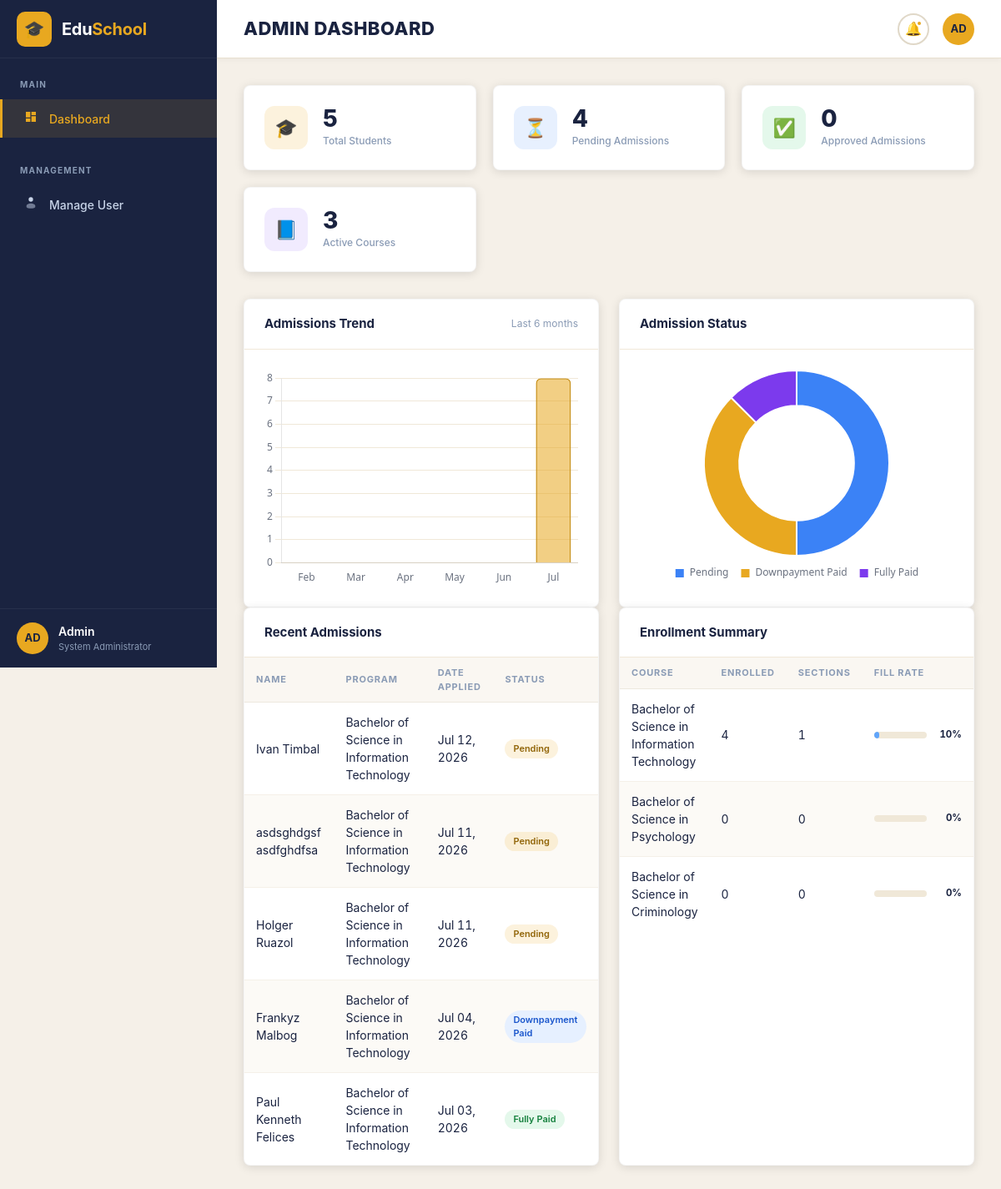
Page /SIAdrafts/Frontend/View/Admin/admin_dashboard.php (signed in) on the committed database.
### tables this page shows
CREATE TABLE `applicants` (
  `applicant_id` int NOT NULL,
  `reference_id` varchar(14) NOT NULL,
  `last_name` varchar(100) NOT NULL,
  `first_name` varchar(100) NOT NULL,
  `middle_name` varchar(100) DEFAULT NULL,
  `birth_date` date NOT NULL,
  `sex` varchar(10) NOT NULL,
  `civil_status` varchar(20) NOT NULL DEFAULT 'Single',
  `contact_number` varchar(20) DEFAULT NULL,
  `email` varchar(255) DEFAULT NULL,
  `home_address` text NOT NULL,
  `guardian_name` varchar(100) NOT NULL,
  `guardian_relationship` varchar(50) NOT NULL,
  `guardian_contact` varchar(20) NOT NULL,
  `guardian_id_type` varchar(50) DEFAULT NULL,
  `guardian_id_number` varchar(50) DEFAULT NULL,
  `id_verified_by` varchar(9) DEFAULT NULL,
  `admission_status` enum('pending_verification','verified') NOT NULL DEFAULT 'pending_verification',
  `verified_at` timestamp NULL DEFAULT NULL,
  `program` varchar(50) NOT NULL DEFAULT 'BSIT',
  `course_id` int DEFAULT NULL,
  `year_level` tinyint NOT NULL DEFAULT '1',
  `start_term` varchar(20) NOT NULL,
  `applicant_type` varchar(30) DEFAULT NULL,
  `applicant_type_id` int NOT NULL DEFAULT '1',
  `status` enum('Pending','Downpayment Paid','Fully Paid') NOT NULL DEFAULT 'Pending',
  `created_at` timestamp NOT NULL DEFAULT CURRENT_TIMESTAMP,
  `updated_at` timestamp NOT NULL DEFAULT CURRENT_TIMESTAMP ON UPDATE CURRENT_TIMESTAMP
);

### SIAdrafts/Backend/admin/dashboard.php (called while the page is built, shortened)
<?php
$db = new Database();
$conn = $db->connect();
$dashboard = [];
$result = $conn->query("
    SELECT COUNT(*) AS total
    FROM student
");
$dashboard['students'] = $result ? (int)$result->fetch_assoc()['total'] : 0;
$result = $conn->query("
    SELECT COUNT(*) AS total
    FROM applicants
    WHERE status = 'Pending'
");
$dashboard['pending'] = $result ? (int)$result->fetch_assoc()['total'] : 0;
$result = $conn->query("
    SELECT COUNT(*) AS total
    FROM applicants
    WHERE status = 'Approved'
");
$dashboard['approved'] = $result ? (int)$result->fetch_assoc()['total'] : 0;
$result = $conn->query("
    SELECT COUNT(*) AS total
    FROM course
");
$dashboard['courses'] = $result ? (int)$result->fetch_assoc()['total'] : 0;
$recentAdmissions = [];
$result = $conn->query("
    SELECT
        CONCAT(first_name,' ',last_name) AS student_name,
        program,
        status,
        created_at
    FROM applicants
    ORDER BY created_at DESC
    LIMIT 5
");
if ($result) {
    while ($row = $result->fetch_assoc()) {
        $recentAdmissions[] = $row;
    }
}
$courseSummary = [];
$result = $conn->query("
   SELECT
    c.course_name,
    COUNT(DISTINCT s.student_id) AS enrolled,
    COUNT(DISTINCT sec.section_id) AS sections,
    (SELECT COALESCE(SUM(capacity), 0) FROM section WHERE course_id = c.course_id) AS capacity
FROM course c
LEFT JOIN section sec
    ON sec.course_id = c.course_id
LEFT JOIN student s
    ON s.section_id = sec.section_id
GROUP BY c.course_id, c.course_name
ORDER BY enrolled DESC;
");
if ($result) {
    while ($row = $result->fetch_assoc()) {
        $row['fill_rate'] = $row['capacity'] > 0
            ? min(100, round(($row['enrolled'] / $row['capacity']) * 100))
            : 0;
        $courseSummary[] = $row;
    }
}
$admissionStatusBreakdown = [];
$result = $conn->query("
    SELECT status, COUNT(*) AS total
    FROM applicants
    GROUP BY status
    ORDER BY total DESC
");
if ($result) {
    while ($row = $result->fetch_assoc()) {
        $admissionStatusBreakdown[] = $row;
    }
}
$admissionsTrend = [];
$monthKeys = [];
for ($i = 5; $i >= 0; $i--) {
    $ym = date('Y-m', strtotime("-$i months"));
    $monthKeys[$ym] = date('M', strtotime("-$i months"));
    $admissionsTrend[$ym] = 0;
}
$result = $conn->query("
    SELECT DATE_FORMAT(created_at, '%Y-%m') AS ym, COUNT(*) AS total
    FROM applicants
    WHERE created_at >= DATE_SUB(CURDATE(), INTERVAL 6 MONTH)
    GROUP BY ym
");
if ($result) {
    while ($row = $result->fetch_assoc()) {
        if (isset($admissionsTrend[$row['ym']])) {
            $admissionsTrend[$row['ym']] = (int)$row['total'];
        }
    }
}
$admissionsTrendLabels = array_values($monthKeys);
$admissionsTrendData   = array_values($admissionsTrend);

### SIAdrafts/Frontend/View/Admin/admin_dashboard.php (the view, shortened to what this page needs)
<?php
require_once __DIR__ . '/../../../Backend/admin/dashboard.php';
include 'Include/header.php';
?>
<div class="app-layout">
    <?php include 'Include/sidebar.php'; ?>
    <main class="page-content">
        <div class="stats-grid">
            <div class="stat-card">
                <div class="stat-icon gold">🎓</div>
                <div>
                    <div class="stat-value"><?= $dashboard['students']; ?></div>
                    <div class="stat-label">Total Students</div>
                </div>
            </div>
            <div class="stat-card">
                <div class="stat-icon blue">⏳</div>
                <div>
                    <div class="stat-value"><?= $dashboard['pending']; ?></div>
                    <div class="stat-label">Pending Admissions</div>
                </div>
            </div>
            <div class="stat-card">
                <div class="stat-icon green">✅</div>
                <div>
                    <div class="stat-value"><?= $dashboard['approved']; ?></div>
                    <div class="stat-label">Approved Admissions</div>
                </div>
            </div>
            <div class="stat-card">
                <div class="stat-icon purple">📘</div>
                <div>
                    <div class="stat-value"><?= $dashboard['courses']; ?></div>
                    <div class="stat-label">Active Courses</div>
                </div>
            </div>
        </div>
        <div class="grid-2">
            <div class="panel">
                <div class="panel-header">
                    <span class="panel-title">Admissions Trend</span>
                    <span class="text-muted" style="font-size:12px;">Last 6 months</span>
                </div>
                <div class="panel-body">
                    <div class="chart-container">
                        <canvas id="admissionsTrendChart"></canvas>
                    </div>
                </div>
            </div>
            <div class="panel">
                <div class="panel-header">
                    <span class="panel-title">Admission Status</span>
                </div>
                <div class="panel-body">
                    <div class="chart-container">
                        <canvas id="admissionStatusChart"></canvas>
                    </div>
                </div>
            </div>
        </div>
        <div class="grid-2">
            <div class="panel">
                <div class="panel-header">
                    <span class="panel-title">Recent Admissions</span>
                </div>
                <div class="panel-body" style="padding:0;">
                    <table class="data-table">
                        <thead>
                            <tr>
                                <th>Name</th>
                                <th>Program</th>
                                <th>Date Applied</th>
                                <th>Status</th>
                            </tr>
                        </thead>
                        <tbody>
                        <?php if (!empty($recentAdmissions)): ?>
                            <?php foreach ($recentAdmissions as $row): ?>
                                <?php
                                     $status = strtolower($row['status']);
                                        switch ($status) {
                                            case 'approved':
                                            case 'fully paid':
                                                $badge = 'success';
                                                break;
                                            case 'pending':
                                                $badge = 'pending';
                                                break;
                                            case 'downpayment paid':
                                                $badge = 'info';
                                                break;
                                        }
                                ?>
                                <tr>
                                    <td><?= htmlspecialchars($row['student_name']); ?></td>
                                    <td><?= htmlspecialchars($row['program']); ?></td>
                                    <td><?= !empty($row['created_at']) ? date('M d, Y', strtotime($row['created_at'])) : '—'; ?></td>
                                    <td>
                                        <span class="badge badge-<?= $badge; ?>">
                                            <?= htmlspecialchars($row['status']); ?>
                                        </span>
                                    </td>
                                </tr>
                            <?php endforeach; ?>
                        <?php endif; ?>
                        </tbody>
                    </table>
                </div>
            </div>
            <div class="panel">
                <div class="panel-header">
                    <span class="panel-title">Enrollment Summary</span>
                </div>
                <div class="panel-body" style="padding:0;">
                    <table class="data-table">
                        <thead>
                        <tr>
                            <th>Course</th>
                            <th>Enrolled</th>
                            <th>Sections</th>
                            <th style="width:140px">Fill Rate</th>
                        </tr>
                        </thead>
                        <tbody>
                       <?php if (!empty($courseSummary)): ?>
                        <?php foreach ($courseSummary as $row): ?>
                        <tr>
                            <td><?= htmlspecialchars($row['course_name']); ?></td>
                            <td><?= $row['enrolled']; ?></td>
                            <td><?= $row['sections']; ?></td>
                            <td>
                                <?php
                                    $fillClass = $row['fill_rate'] >= 80 ? 'fill-bar-fill--high'
                                        : ($row['fill_rate'] >= 40 ? 'fill-bar-fill--mid' : 'fill-bar-fill--low');
                                ?>
                                <div class="fill-bar" title="<?= (int)$row['enrolled'] ?> / <?= (int)$row['capacity'] ?> seats">
                                    <div class="fill-bar-track">
                                        <div class="fill-bar-fill <?= $fillClass ?>" style="width: <?= (int)$row['fill_rate'] ?>%;"></div>
                                    </div>
                                    <span class="fill-bar-label"><?= (int)$row['fill_rate'] ?>%</span>
                                </div>
                            </td>
                        </tr>
                        <?php endforeach; ?>
                        <?php endif; ?>
                        </tbody>
                    </table>
                </div>
            </div>
        </div>
    </main>
</div>
<script>
document.addEventListener('DOMContentLoaded', function () {
  Chart.defaults.font.family = "'Segoe UI', Roboto, Arial, sans-serif";
  Chart.defaults.color = '#6b7280';
  new Chart(document.getElementById('admissionsTrendChart'), {
    type: 'bar',
    data: {
      labels: <?= json_encode($admissionsTrendLabels) ?>,
      datasets: [{
        label: 'Applicants',
        data: <?= json_encode($admissionsTrendData) ?>,
        backgroundColor: 'rgba(232,168,32,0.55)',
        borderColor: '#c8911a',
        borderWidth: 1.5,
        borderRadius: 6,
        maxBarThickness: 42,
      }],
    },
    options: {
      responsive: true,
      maintainAspectRatio: false,
      plugins: {
        legend: { display: false },
        tooltip: {
          backgroundColor: '#1a2340',
          padding: 10,
          cornerRadius: 6,
          titleFont: { weight: '600' },
        },
      },
      scales: {
        y: { beginAtZero: true, ticks: { precision: 0 }, grid: { color: '#f0e8d8' } },
        x: { grid: { display: false } },
      },
    },
  });
  const statusLabels = <?= json_encode(array_column($admissionStatusBreakdown, 'status')) ?>;
  const statusData   = <?= json_encode(array_map('intval', array_column($admissionStatusBreakdown, 'total'))) ?>;
  const statusColors = {
    'Pending': '#3b82f6',
    'Approved': '#16a34a',
    'Rejected': '#dc2626',
    'Downpayment Paid': '#e8a820',
    'Fully Paid': '#7c3aed',
  };
  new Chart(document.getElementById('admissionStatusChart'), {
    type: 'doughnut',
    data: {
      labels: statusLabels,
      datasets: [{
        data: statusData,
        backgroundColor: statusLabels.map(s => statusColors[s] || '#94a3b8'),
        borderWidth: 2,
        borderColor: '#fff',
      }],
    },
    options: {
      responsive: true,
      maintainAspectRatio: false,
      plugins: {
        legend: { position: 'bottom', labels: { boxWidth: 12, padding: 14 } },
        tooltip: { backgroundColor: '#1a2340', padding: 10, cornerRadius: 6 },
      },
      cutout: '62%',
    },
  });
});
</script>
<?php include 'Include/footer.php'; ?>

### rows in the picture
applicants: student_name "Ivan Timbal", program "Bachelor of Science in Information Technology", created_at "Jul 12, 2026", status "Pending"
applicants: student_name "asdsghdgsf asdfghdfsa", program "Bachelor of Science in Information Technology", created_at "Jul 11, 2026", status "Pending"
applicants: student_name "Holger Ruazol", program "Bachelor of Science in Information Technology", created_at "Jul 11, 2026", status "Pending"
applicants: student_name "Frankyz Malbog", program "Bachelor of Science in Information Technology", created_at "Jul 04, 2026", status "Downpayment Paid"
applicants: student_name "Paul Kenneth Felices", program "Bachelor of Science in Information Technology", created_at "Jul 03, 2026", status "Fully Paid"

### other values in the picture
$pageTitle "ADMIN DASHBOARD"
$dashboard['students'] "5"
$dashboard['pending'] "4"
$dashboard['approved'] "0"
$dashboard['courses'] "3"
$row['course_name'] "Bachelor of Science in Information Technology"
$row['enrolled'] "4"
$row['sections'] "1"
$row['fill_rate'] "10"
$row['course_name'] "Bachelor of Science in Psychology"
$row['enrolled'] "0"
$row['sections'] "0"
$row['fill_rate'] "0"
$row['course_name'] "Bachelor of Science in Criminology"
chart data {{ json_encode($admissionsTrendLabels) }} ["Feb","Mar","Apr","May","Jun","Jul"]
